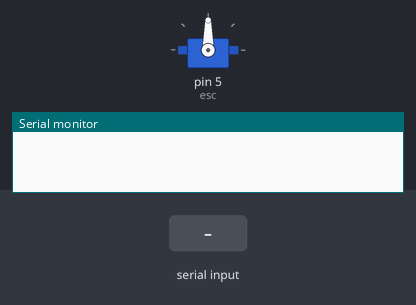
Simulated run of this sketch. Board: Arduino Uno, built with avr-gcc and run on an emulated ATmega328P. On the bench: servo, the last lines printed to the serial monitor. Inputs (shaded band) come from the test bench.

Above: at 0.1 s.
At 2.2 s:
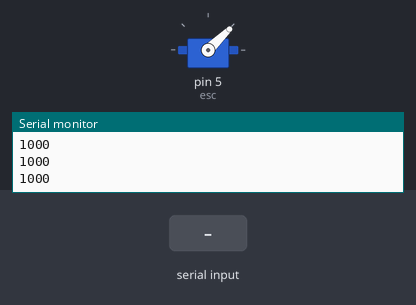
2.3 s: "90,45\n" received over Serial
At 2.6 s:
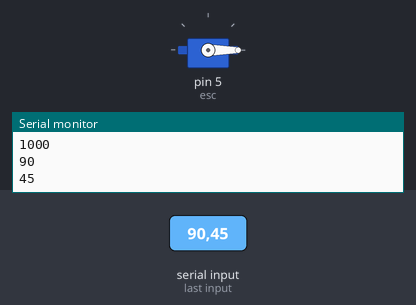
Timing chart, 0 to 5.3 s (numbered marks = the images above; inputs shaded):
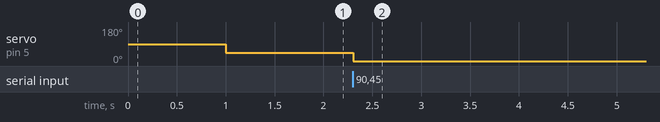

Measured:
- after the input at 2.3 s, servo on pin 5 (esc): 44° → 0° at once

The sketch:

test.ino
```cpp
#include <Servo.h>

Servo esc;

void setup(){
  Serial.begin(9600);
  esc.attach(5);
  delay(1000);
}

int motorSpeed = 1000;

void loop(){

  if(Serial.available() > 0){
    motorSpeed = Serial.parseInt();
  }
  esc.writeMicroseconds(motorSpeed);
  Serial.println(motorSpeed);
}
```
